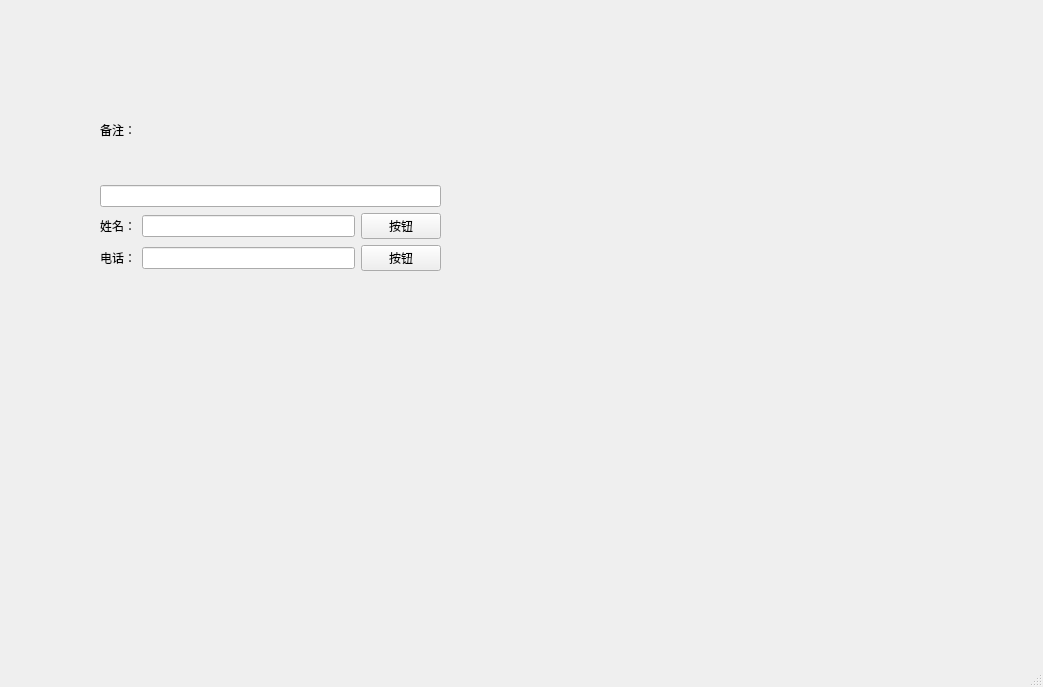
<?xml version="1.0" encoding="UTF-8"?>
<ui version="4.0">
 <class>MainWindow</class>
 <widget class="QMainWindow" name="MainWindow">
  <property name="geometry">
   <rect>
    <x>0</x>
    <y>0</y>
    <width>1043</width>
    <height>687</height>
   </rect>
  </property>
  <property name="windowTitle">
   <string>MainWindow</string>
  </property>
  <widget class="QWidget" name="centralwidget">
   <widget class="QWidget" name="">
    <property name="geometry">
     <rect>
      <x>100</x>
      <y>80</y>
      <width>341</width>
      <height>191</height>
     </rect>
    </property>
    <layout class="QVBoxLayout" name="verticalLayout">
     <item>
      <widget class="QLabel" name="label">
       <property name="text">
        <string>备注：</string>
       </property>
      </widget>
     </item>
     <item>
      <widget class="QLineEdit" name="lineEdit"/>
     </item>
     <item>
      <layout class="QHBoxLayout" name="horizontalLayout">
       <item>
        <widget class="QLabel" name="label_2">
         <property name="text">
          <string>姓名：</string>
         </property>
        </widget>
       </item>
       <item>
        <widget class="QLineEdit" name="lineEdit_2"/>
       </item>
       <item>
        <widget class="QPushButton" name="pushButton">
         <property name="text">
          <string>按钮</string>
         </property>
        </widget>
       </item>
      </layout>
     </item>
     <item>
      <layout class="QHBoxLayout" name="horizontalLayout_2">
       <item>
        <widget class="QLabel" name="label_3">
         <property name="text">
          <string>电话：</string>
         </property>
        </widget>
       </item>
       <item>
        <widget class="QLineEdit" name="lineEdit_3"/>
       </item>
       <item>
        <widget class="QPushButton" name="pushButton_2">
         <property name="text">
          <string>按钮</string>
         </property>
        </widget>
       </item>
      </layout>
     </item>
    </layout>
   </widget>
  </widget>
  <widget class="QMenuBar" name="menubar">
   <property name="geometry">
    <rect>
     <x>0</x>
     <y>0</y>
     <width>1043</width>
     <height>26</height>
    </rect>
   </property>
  </widget>
  <widget class="QStatusBar" name="statusbar"/>
 </widget>
 <resources/>
 <connections/>
</ui>
